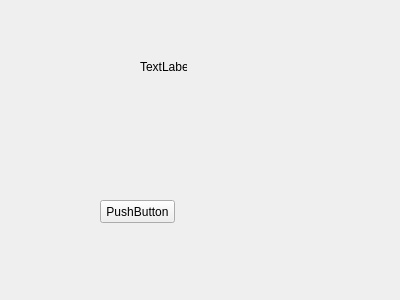
<?xml version="1.0" encoding="UTF-8"?>
<ui version="4.0">
 <class>Form</class>
 <widget class="QWidget" name="Form">
  <property name="geometry">
   <rect>
    <x>0</x>
    <y>0</y>
    <width>400</width>
    <height>300</height>
   </rect>
  </property>
  <property name="windowTitle">
   <string>Form</string>
  </property>
  <widget class="QLabel" name="label">
   <property name="geometry">
    <rect>
     <x>140</x>
     <y>60</y>
     <width>47</width>
     <height>13</height>
    </rect>
   </property>
   <property name="text">
    <string>TextLabel</string>
   </property>
  </widget>
  <widget class="QPushButton" name="pushButton">
   <property name="geometry">
    <rect>
     <x>100</x>
     <y>200</y>
     <width>75</width>
     <height>23</height>
    </rect>
   </property>
   <property name="text">
    <string>PushButton</string>
   </property>
  </widget>
 </widget>
 <resources/>
 <connections/>
</ui>
